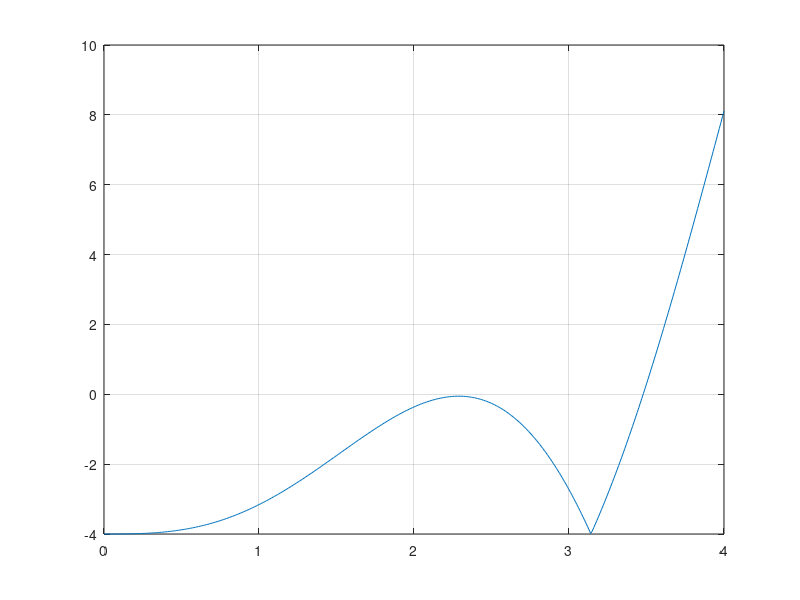

Here is the MATLAB script that generated this plot: (Note: this script raises an error after producing the figure.)
%% Lab 3

%% Problem 1
% Plot the graph of f(x) = x2|sin(x)| for x 2 [0; 4]. Use the Secant 
% method to find the smallest positive zero accurate to within 10^-6 
% using p0 = 3.6 and p1 = 3.7. [What happens if p0 = 2:8 and p1 = 2:9 
% are used?]

fprintf('Problem 1\n')

% Define the function f
f = @(x) (x.^2) .* abs( sin(x) ) - 4;

% Graph f(x)
xVals = 0:0.01:4;               % set xVals so x in [0,4]
yVals = f(xVals);               % find corresponding yVals
plot( xVals, yVals);            % plot f(x)
grid on                         % turn on gridlines on plot

% p0 = 3.6, p1 = 3.7 run
p0 = 3.6;
p1 = 3.7;
fprintf('p0 = %.1f, p1 = %.1f\n', p0, p1)
pVec = [p0, p1];                % package p0,p1 as vector to pass to method
tolerance = 10^(-6);            % set tolerance
stoppingCriteria = 2;           % use reletive error
method = 2;                     % secant method
maxIterations = 150;            % set maxIterations so we don't run forever

[foundSol, numIterations, approxSol, finalError] = FixedPointIteration(pVec, ...
    tolerance, stoppingCriteria, method, maxIterations, f);
printResults(numIterations, approxSol, finalError);

% p0 = 2.8, p1 = 2.9 run
p0 = 2.8;
p1 = 2.9;
fprintf('p0 = %.1f, p1 = %.1f\n', p0, p1)
pVec = [p0, p1];                % package p0,p1 as vector to pass to method
tolerance = 10^(-6);            % set tolerance
stoppingCriteria = 2;           % use reletive error
method = 2;                     % secant method
maxIterations = 150;            % set maxIterations so we don't run forever

[foundSol, numIterations, approxSol, finalError] = FixedPointIteration(pVec, ...
    tolerance, stoppingCriteria, method, maxIterations, f);
printResults(numIterations, approxSol, finalError);

%% Problem 2
% Use Newton's method to approximate the zero of the function 
%       f(x) = x^2 - 2exp(-x) + exp(-2x)
% accurate to within 10^-8 using p0 = 1. 
% [What do you notice about the convergence of Newton's method?] 
% Repeat the problem using the modified Newton's method and compare the 
% number of iterations required for both methods.

fprintf('Problem 2\n')
f = @(x) x.^2 - 2*exp(-x) + exp(-2*x);

% Set parameters for run
p0 = 1;                         % set p0
tolerance = 10^(-8);            % set tolerance
stoppingCriteria = 2;           % use reletive error
method = 3;                     % Netwon's method
maxIterations = 150;            % set maxIterations so we don't run forever
fprintf('Netwon''s Method\n');
% Run FP using Newton's Method
[foundSol, numIterations, approxSol, finalError] = FixedPointIteration(p0, ...
    tolerance, stoppingCriteria, method, maxIterations, f);
% Print Results
printResults(numIterations, approxSol, finalError);

% Change method to Modified Netwon's method
fprintf('Modified Netwon''s Method\n');
method = 4;                      % Modified Newton's Method
% Run FP using Modified Newton's Method
[foundSol, numIterations, approxSol, finalError] = FixedPointIteration(p0, ...
    tolerance, stoppingCriteria, method, maxIterations, f);
% Print Results
printResults(numIterations, approxSol, finalError);

% The convergence for Netwon's method was pretty fast; it only required 4
% iterations to find the zero. Modified Newton's method also found the zero
% in 4 iterations.

%% Problem 3
% Plot the graph of 
%       f(x) = x^3 - 12.42x^2 + 50.444x - 66.552 for x in [4, 6] 
% and use Newton's method to find all zeros accurate to within 10^-8 on 
% this interval. [How are the convergence of the method, the multiplicity 
% of the zeros, and the values of the derivative at the zeros related?]

fprintf('Problem 3\n')

% Define the function f
f = @(x) x.^3 - 12.42*(x.^2) + 50.444*x - 66.552;
syms x
dfdx = matlabFunction(diff(f,x));
% Graph f(x)
xVals = 4:0.01:6;               % set xVals so x in [0,4]
yVals = f(xVals);               % find corresponding yVals
plot( xVals, yVals);            % plot f(x)
grid on                         % turn on gridlines on plot

% Set parameters for run. Starting run from the lower bound
p0 = 4;                         % set p0
tolerance = 10^(-8);            % set tolerance
stoppingCriteria = 2;           % use reletive error
method = 3;                     % Netwon's method
maxIterations = 150;            % set maxIterations so we don't run forever

% Run FP using Newton's Method
[foundSol, numIterations, approxSol, finalError] = FixedPointIteration(p0, ...
    tolerance, stoppingCriteria, method, maxIterations, f);
% Print Results
printResults(numIterations, approxSol, finalError);
% find value of derivative at zero
fprintf('The value of dfdx(%.8f) = %.8f)\n\n',approxSol, dfdx(approxSol))

% Change p0 to 6 to start run from the upper bound
p0 = 6;                         % set p0

% Run FP using Newton's Method
[foundSol, numIterations, approxSol, finalError] = FixedPointIteration(p0, ...
    tolerance, stoppingCriteria, method, maxIterations, f);
% Print Results
printResults(numIterations, approxSol, finalError);
% find value of derivative at zero
fprintf('The value of dfdx(%.8f) = %.8f)\n\n',approxSol, dfdx(approxSol))


% I graphed this function in both MATLAB an on Desmos.com. It was difficult
% to determine the zero's with the MATLAB graph but the Desmos one
% highlights them and it was easy to see that there would be two on this
% interval. According to the Desmos graph, there are 3 zeros for this
% function. Since this is a degree 3 polynomial, that means it can have at
% most 3 zeros. Since it has 3 real zeros, that means all zeros have
% muliplicity 1. Since both of the zeros were of multiplicity 1, that means
% that neither of them were local min or max, which in turn means that dfdx
% evaluted at them was not equal to zero.

%% Problem 4
% Use fixed-point iteration to approximate the solution of x = 5^(-x) 
% accurate to within 10^-8 using p0 = 0.5. Repeat the problem using 
% Steffenson's method and compare the number of iterations required for 
% both methods.

fprintf('Problem 4\n')

f = @(x) 5^(-x);                % define function
p0 = 0.5;                       % set p0
tolerance = 10^(-8);            % set tolerance
stoppingCriteria = 2;           % use reletive error
method = 1;                     % use fixed-point iteration
maxIterations = 150;            % set maxIterations so we don't run forever

% Run FP using Newton's Method
[foundSol, numIterations, approxSol, finalError] = FixedPointIteration(...
    p0,tolerance, stoppingCriteria, method, maxIterations, f);
% Print Results
fprintf('Results using fixed-point iteration:\n');
printResults(numIterations, approxSol, finalError);

% Run FP using Steffenson's Method
[foundSol, numIterations, approxSol, finalError] = SteffensonsMethod(p0, ...
    tolerance, stoppingCriteria, maxIterations, f);
% Print Results
fprintf('Results using Steffenson''s Method:\n');
printResults(numIterations, approxSol, finalError);

% Steffon's method found the solution in 3 iterations while fixed point
% iteration took 59. This was a huge improvement.


%% local helper functions
%++++++++++++++++++++++++++++++++++++++++++++++++++++++++++++++++++++++++++

%% absolute error
function absError = AbsoluteError(pn, pnMinus1)
% This function finds the absolute error between pn and pnMinus1
%   INPUTS: pn, pnMinus1
%   OUTPUTS: e = |pn - pnMinus1|

absError = abs(pn - pnMinus1);
end

%% relative error
function relError = RelativeError(pn, pnMinus1)
% This function finds the relative error between pn and pnMinus1
%   INPUTS: pn, pnMinus1
%   OUTPUTS: e = |pn - pnMinus1| / pn

relError = abs(pn - pnMinus1)/pn;
end

function output = printResults(numIterations, approxSol, finalError)
    output = fprintf('n: %d \tp%d: %.10f \t |error|: %.10f\n\n', numIterations,...
        numIterations, approxSol, finalError);
end

%% Fixed-Point Iteration
function [foundSol, numIterations, approxSol, finalError] = ...
    FixedPointIteration(pVec, tolerance, stoppingCriteria, method, ...
    maxIterations, f)
% This function finds an approximate zero to the input function using
%   the secant method.
%   INPUTS: pVec: vecetor containing bases cases
%           tolerance: how close you want to get
%           stoppingCriteria: 1) absolute error, 2) relative error
%           method: 1) Fixed-Point iteration
%                   2) Secant Method 
%                   3) Newton's method [finds f'(x) and uses it to create
%                       g(x) = x - f(x)/f'(x) ]
%           max iterations: max number of times method will run before
%               timing out
%           f: function on which you want to run the method
%   OUTPUTS: foundSol - a boolean value of wether or not a solution was 
%           found within given restrainst, approxSol - approximate solution 
%           of input function near p0.
foundSol = 0; % we haven't found a solution yet
n = 1; % initialize iteration counter
if method == 1	% Fixed-Point iteration
    pnMinus1 = pVec(1);	% set pnMinus to p0
    g = @(x) f(x);
elseif method == 2	% Secant Method
    pnMinus1 = pVec(2);                 % set pnMinus1 to p1
    pnMinus2 = pVec(1);                 % set pnMinus2 to p0
elseif method == 3 || method == 4	% Newton's Method/Modified NM
    pnMinus1 = pVec(1);     % set pnMinus to p0
    syms x
    dfdx = matlabFunction(diff(f,x));
    if method == 3	% Newton's method
        g = @(x) x - (f(x))/(dfdx(x));
    elseif method == 4  % Modified Newton's Methods
        mu = @(x)(f(x))/(dfdx(x));
        dmudx = matlabFunction(diff(mu,x));
        g = @(x) x - (mu(x))/(dmudx(x));
    end
end
while n <= maxIterations
    if method == 1 || method == 3 || method == 4
        pn = g(pnMinus1);
    elseif method == 2
        pn = pnMinus1 - ( (f(pnMinus1) * (pnMinus1 - pnMinus2)) / ( f(pnMinus1) - f(pnMinus2)) );
    end
    if stoppingCriteria == 1
        error = AbsoluteError(pn, pnMinus1);
        if error < tolerance
            foundSol = 1; % solution found
            numIterations = n;
            approxSol = pn; % appoximate solution
            finalError = error;
            break
        end
    end
    if stoppingCriteria == 2
        error = RelativeError(pn, pnMinus1);
        if error < tolerance
            foundSol = 1; % solution found
            numIterations = n;
            approxSol = pn; % appoximate solution
            finalError = error;
            break
        end
    end
    n = n + 1; % increment iteration counter
    temp = pnMinus1; % set input for next iteration to output from this one
    pnMinus1 = pn;
    pnMinus2 = temp;
    %fprintf('n: %d \tp%d: %.10f \t |error|: %.10f\n', n, n, xn, error);
end
% solution was not found
numIterations = n;
approxSol = pn;
finalError = error;
end

%% Steffenson's Method
function [foundSol, numIterations, approxSol, finalError] = ...
    SteffensonsMethod(p0, tolerance, stoppingCriteria, ...
    maxIterations, f)

foundSol = 0;       % set found solution to false
pn = p0;            % set pn
n = 0;              % initialize counter for while loop
while n < maxIterations
    pnPlus1 = f(pn);
    pnPlus2 = f(pnPlus1);
    pHatn = pn - ((pnPlus1 - pn).^2) / (pnPlus2 - 2*pnPlus1 + pn);
    if stoppingCriteria == 1
        error = AbsoluteError(pHatn, pn);
        if error < tolerance
            foundSol = 1; % solution found
            numIterations = n;
            approxSol = pHatn; % appoximate solution
            finalError = error;
            break
        end
    elseif stoppingCriteria == 2
        error = RelativeError(pHatn, pn);
        if error < tolerance
            foundSol = 1; % solution found
            numIterations = n;
            approxSol = pHatn; % appoximate solution
            finalError = error;
            break
        end
    end
    %fprintf('n: %d \tp%d: %.10f \t |error|: %.10f\n', n, n, pHatn, error);
    n = n + 1;
    pn = pHatn;
end
% solution was not found
numIterations = n;
approxSol = pHatn;
finalError = error;
end
